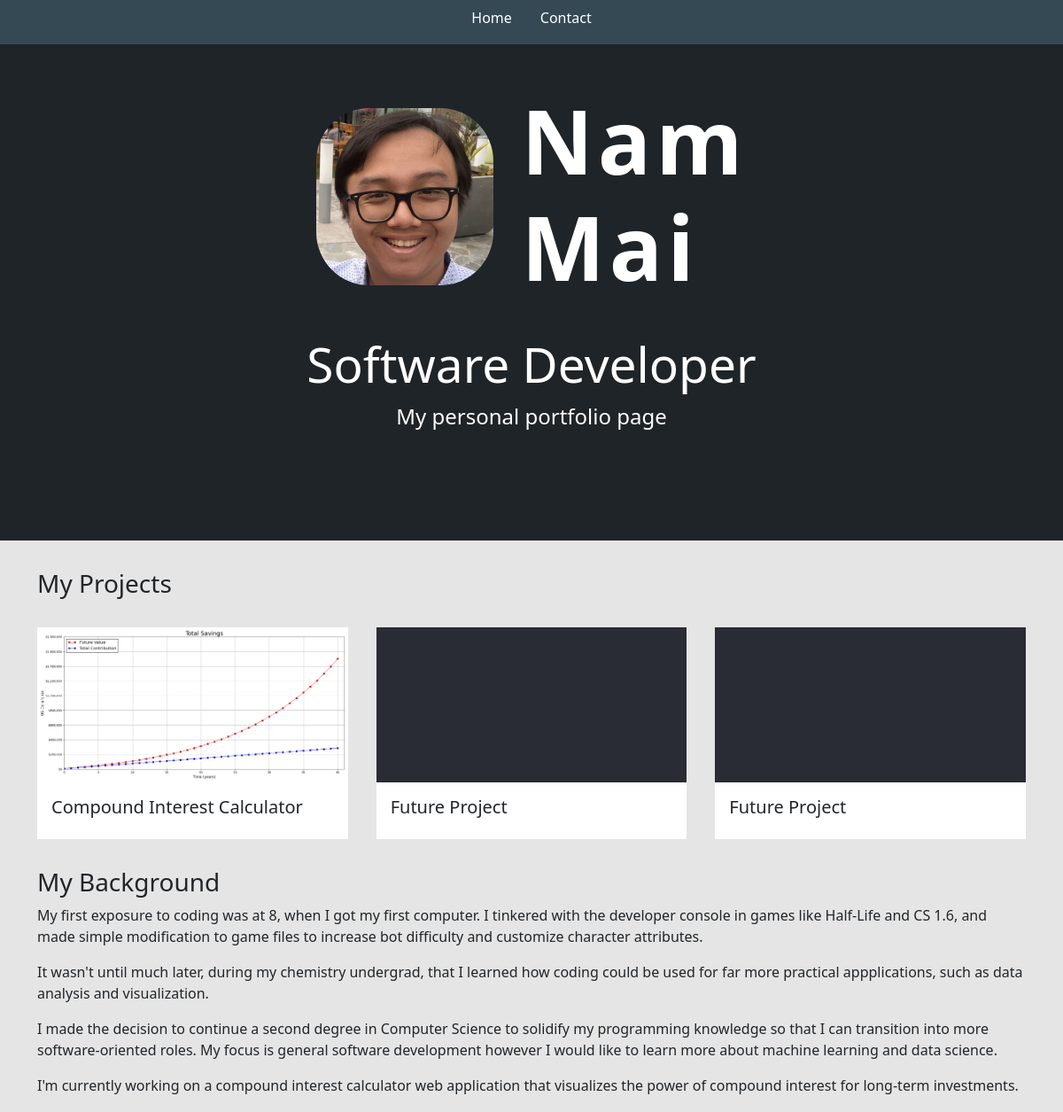
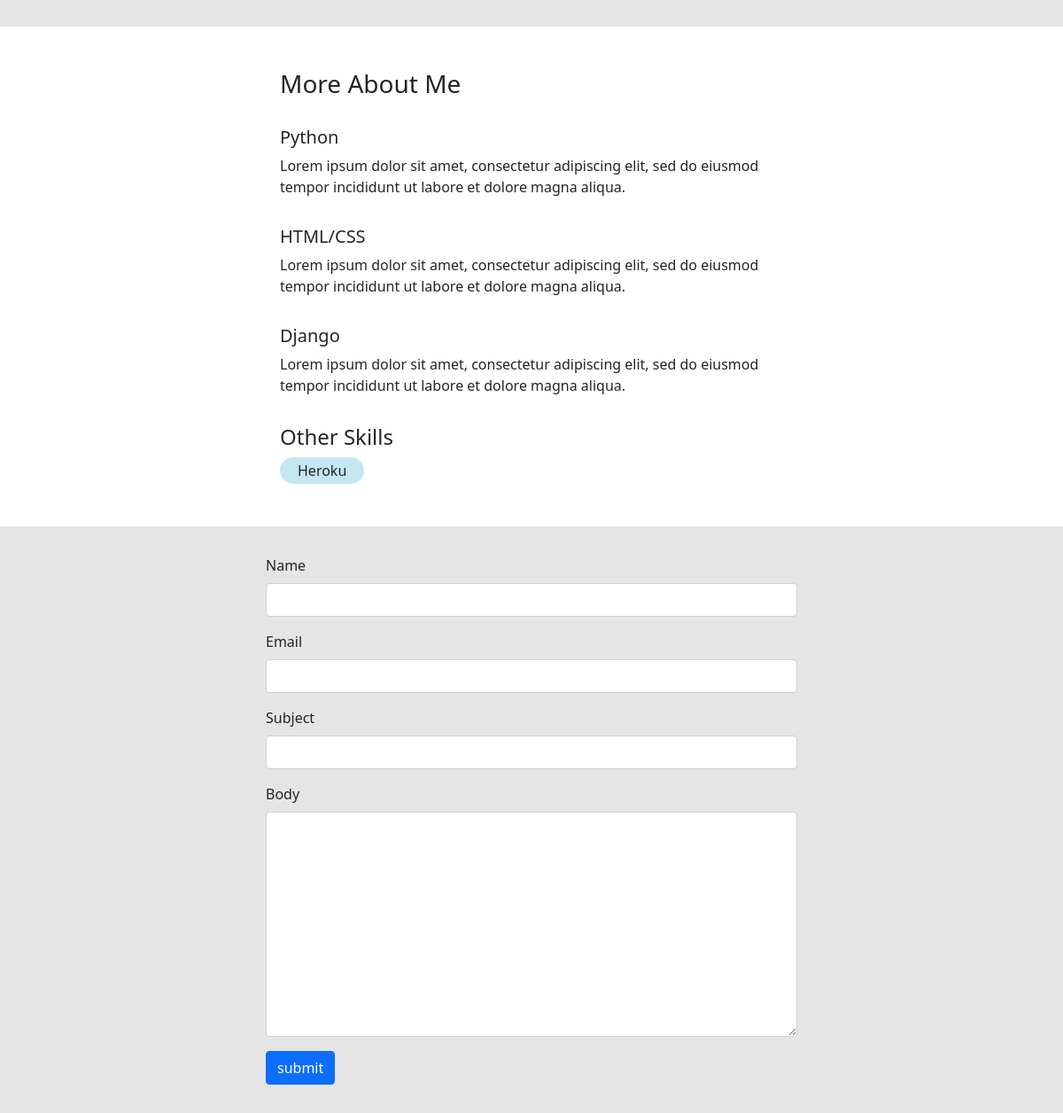
The page / on the database its author committed (2 pictures, top to bottom).
### base/models.py (models this page shows, shortened)
class Project(models.Model):
	title = models.CharField(max_length=200, null=True)
	thumbnail = models.ImageField(null=True)
	body = models.TextField()
	slug = models.SlugField(null=True, blank=True)
	created = models.DateTimeField(auto_now_add=True)
	id = models.UUIDField(default=uuid.uuid4, unique=True, primary_key=True, editable=False)

class Skill(models.Model):
	title = models.CharField(max_length=200, null=True)
	body = models.TextField(null=True, blank=True)
	created = models.DateTimeField(auto_now_add=True)
	id = models.UUIDField(default=uuid.uuid4, unique=True, primary_key=True, editable=False)

class Message(models.Model):
	name = models.CharField(max_length=200, null=True)
	email = models.CharField(max_length=200, null=True)
	subject = models.CharField(max_length=200, null=True)
	body = models.TextField()
	is_read = models.BooleanField(default=False)
	created = models.DateTimeField(auto_now_add=True)
	id = models.UUIDField(default=uuid.uuid4, unique=True, primary_key=True, editable=False)

### base/views.py (the view)
# urls.py: path('', views.homePage, name="home"),
def homePage(request):
	projects = Project.objects.all()
	detailed_skills = Skill.objects.exclude(body='')
	skills = Skill.objects.filter(body='')
	form = MessageForm()
	if request.method == 'POST':
		form = MessageForm(request.POST)
		if form.is_valid():
			form.save()
			messages.success(request, 'Your message was successfully sent!')
	context = {'projects': projects, 'skills': skills, 'detailed_skills': detailed_skills, 'form' : form}
	return render(request, 'base/home.html', context)

### base/forms.py
class MessageForm(ModelForm):
    class Meta:
        model = Message
        fields = '__all__'
        exclude = ['is_read']
    def __init__(self, *args, **kwargs):
        super(MessageForm, self).__init__(*args, **kwargs)
        self.fields['name'].widget.attrs.update({'class' : 'form-control'})
        self.fields['email'].widget.attrs.update({'class' : 'form-control'})
        self.fields['subject'].widget.attrs.update({'class' : 'form-control'})
        self.fields['body'].widget.attrs.update({'class' : 'form-control'})

### base/templates/base/home.html (shortened to what this page needs)
{% extends 'base/main.html' %}
{% load static %}
{% block content %}
<section class="hero">
	<div class="hero-content">
		<div class="hero-content-intro">
			<img id="profile_pic" src="{% static 'images/nam.png' %}">
			<h1 class="intro-name">Nam <br> Mai</h1>
		</div>
		<div class="hero-content-subheadline">
			<h3 class="description">Software Developer</h3>
			<p class="slogan">My personal portfolio page</p>
		</div>
	</div>
</section>
<section class="container section-2">
	<h3>My Projects</h3>
	<div class="projects-wrapper">
		{% for project in projects %}
		<div class="project-column">
			<a href="{% url 'project' project.id %}">
			<img class="project-thumbnail" src="{{project.thumbnail.url}}">
			</a>
			<div class="project-body">
				<h5>{{project.title}}</h5>
			</div>
		</div>
		{% empty %}
			<h3>There are no projects in the database...</h3>
		{% endfor %}
	</div>
	<div class="about-wrapper">
		<h3>My Background</h3>
		<p>My first exposure to coding was at 8, when I got my first computer. I tinkered with the developer console in games like Half-Life and CS 1.6, and made simple modification to game files to increase bot difficulty and customize character attributes.</p>
		<p>It wasn't until much later, during my chemistry undergrad, that I learned how coding could be used for far more practical appplications, such as data analysis and visualization.</p>
		<p>I made the decision to continue a second degree in Computer Science to solidify my programming knowledge so that I can transition into more software-oriented roles. My focus is general software development however I would like to learn more about machine learning and data science.</p>
		<p>I'm currently working on a compound interest calculator web application that visualizes the power of compound interest for long-term investments.</p>
	</div>
</section>
<section class="section-1">
	<div class="skills-container">
		<h3>More About Me</h3>
		{% for skill in detailed_skills %}
		<div class="skills-wrapper">
			<h5>{{skill.title}}</h5>
			<p>{{skill.body}}</p>
		</div>
		{% endfor %}
		<h4>Other Skills</h4>
		<div class="other-skills-wrapper">
			{% for skill in skills %}
			<div class="skill-tag">
				<span>{{skill.title}}</span>
			</div>
			{% endfor %}
		</div>
	</div>
</section>
<section class="section-2">
	<div class="container">
		<form class="contact-form" method="POST">
			{% for field in form %}
			<div class="mb-3">
				<label for="exampleInputPassword1" class="form-label">{{field.label}}</label>
				{{field}}
			</div>
			{% endfor %}
			<input class="btn btn-primary" type="submit" value="submit">
		</form>
	</div>
</section>
{% endblock content %}

### base/templates/base/main.html (shortened to what this page needs)
<!DOCTYPE html>
{% load static %}
<html lang="en">
<head>
	<link href="https://cdn.jsdelivr.net/npm/bootstrap@5.0.1/dist/css/bootstrap.min.css" rel="stylesheet"
>
	<link rel="stylesheet" type="text/css" media="screen" href="{% static 'styles/main.css' %}">
</head>
<body>
    {% include 'base/navbar.html' %}
    {% block content %}
    {% endblock content %}
</body>
</html>

### base/templates/base/navbar.html (shortened to what this page needs)
<section class="navigation-bar">
	<a class="nav-link" href="{% url 'home' %}">
		Home
	</a>
	<a class="nav-link" href="#">
		Contact
	</a>
</section>

### static/styles/main.css (style rules this page uses)
body { background-color: #E5E5E5; }
.section-1 { background-color: #fff; padding-top: 2em; padding-bottom: 2em; }
.section-2 { background-color: #E5E5E5; padding-top: 2em; padding-bottom: 2em; }
.navigation-bar { background-color: #354955; height: 50px; display: flex; justify-content: center; }
.nav-link { color: #fff; }
.hero { background-color: #1F2428; min-height: 70vh; color: #fff; }
#profile_pic { height: 200px; width: 200px; object-fit: cover; border-radius: 30%; }
.hero-content { width: 800px; margin: 0 auto; padding: 3em; }
.hero-content-intro { display: flex; color: #fff; justify-content: center; align-items: center; gap: 2em; margin-bottom: 2em; }
.intro-name { font-size: 100px; letter-spacing: 0.05em; font-weight: 700; }
.description { font-size: 55px; text-align: center; }
.slogan { font-size: 24px; text-align: center; }
.projects-wrapper { display: grid; grid-template-columns: 1fr 1fr 1fr; gap: 2em; margin-top: 2em; margin-bottom: 2em; }
.project-thumbnail { width: 100%; }
.project-body { background-color: #fff; padding: 1em; }
.skills-container { width: 600px; margin: 0 auto; padding: 1em; }
.skills-wrapper { margin-top: 2em; margin-bottom: 2em; }
.other-skills-wrapper { display: flex; gap: 1em; }
.skill-tag { background-color: #C4E7F2; width: fit-content; padding: 3px 20px; border-radius: 20px; }
.contact-form { display: block; max-width: 600px; margin: 0 auto; }

### rows shown on the page
Project: thumbnail (picture), title "Compound Interest Calculator"
Project: thumbnail (placeholder picture), title "Future Project"
Project: thumbnail (placeholder picture), title "Future Project"
Skill: title "Python", body "Lorem ipsum dolor sit amet, consectetur adipiscing elit, sed do eiusmod tempor incididunt ut labore et dolore magna aliqua."
Skill: title "HTML/CSS", body "Lorem ipsum dolor sit amet, consectetur adipiscing elit, sed do eiusmod tempor incididunt ut labore et dolore magna aliqua."
Skill: title "Django", body "Lorem ipsum dolor sit amet, consectetur adipiscing elit, sed do eiusmod tempor incididunt ut labore et dolore magna aliqua."
Skill: title "Heroku"

### other values the page prints
{{ field.label }} "Name" "Email" "Subject" "Body"
